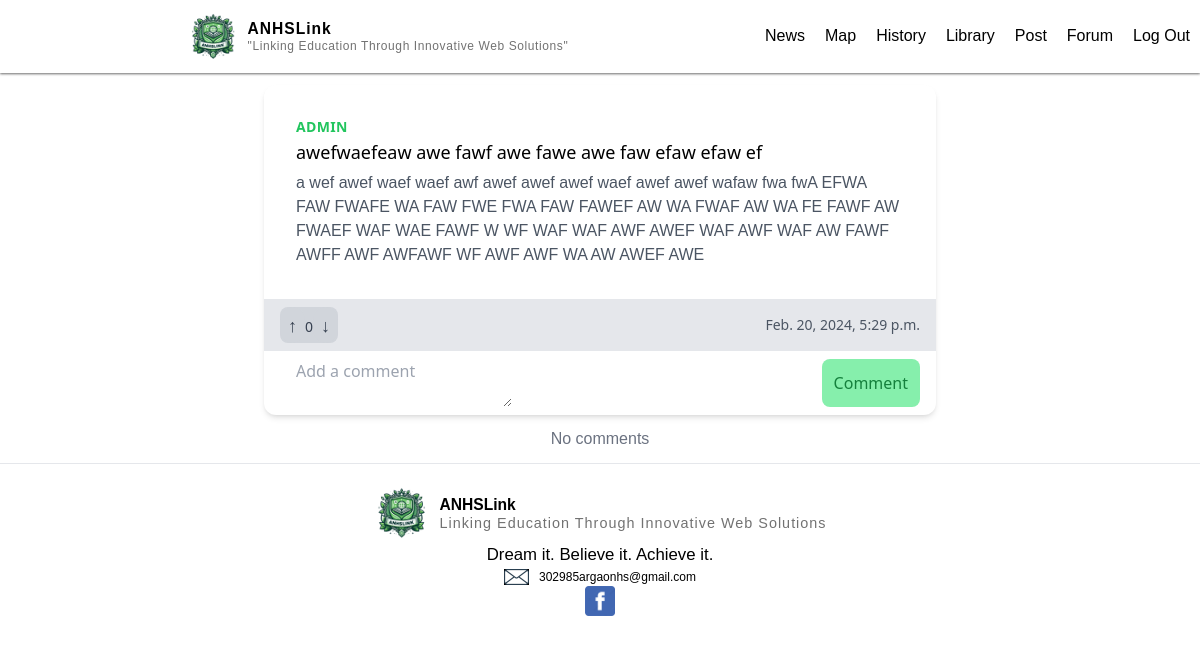
The app's page /forum/19/ (signed in), older data.
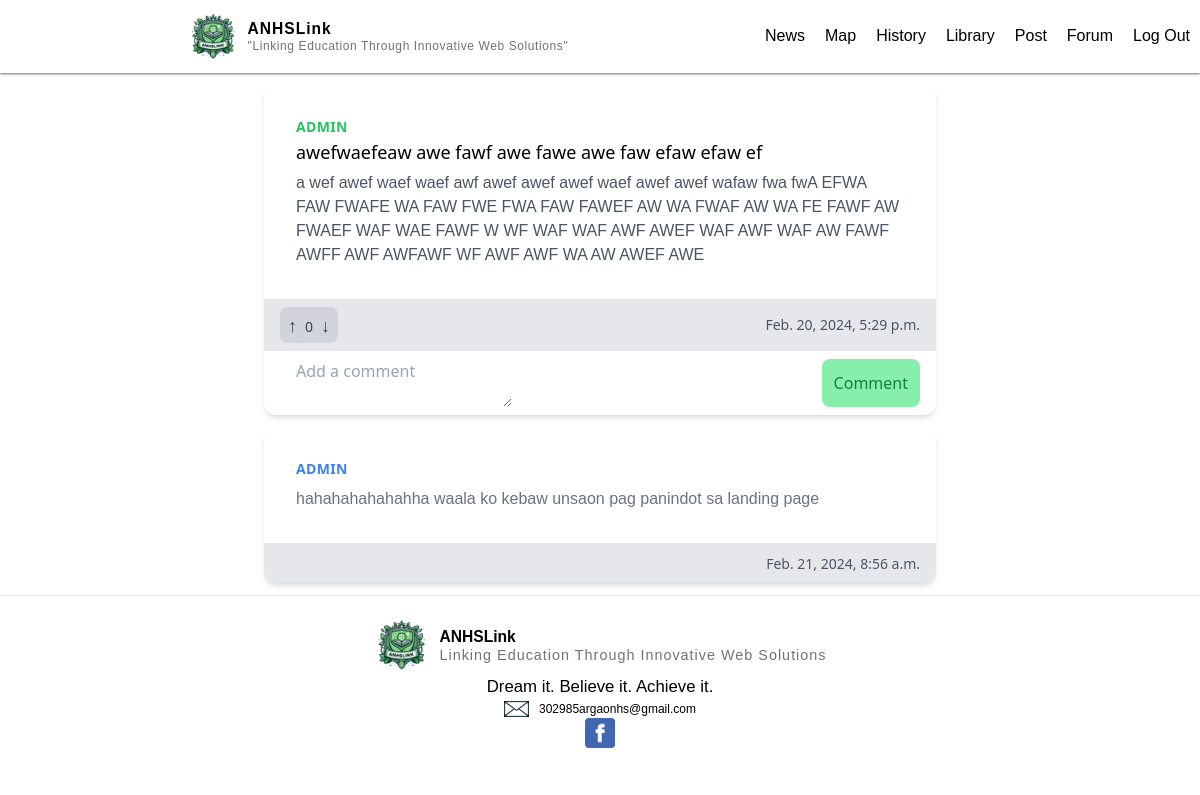
The same page, newer data.
### main/models.py (models this page shows, shortened)
class Forum (models.Model):
    author = models.ForeignKey(User, on_delete=models.CASCADE)
    title = models.CharField(max_length=50, default="")
    description = models.CharField(max_length=240, default="")
    uploaded_at = models.DateTimeField(auto_now_add=True)
    likes = models.IntegerField(default=0)

class Comment(models.Model):
    forum = models.ForeignKey(Forum, on_delete=models.CASCADE, default="", related_name='comments')
    author = models.ForeignKey(User, on_delete=models.CASCADE, default="")
    text = models.CharField(max_length=200)
    uploaded_at = models.DateTimeField(auto_now_add=True)
    likes = models.IntegerField(default=0)

### main/views.py (the view)
# urls.py: path("forum/<int:id>/", views.forum_comment, name="forum_comment"),
@login_required(login_url="/login")
def forum_comment(request, id):
    forums = Forum.objects.filter(id=id)
    forum_instance = Forum.objects.get(id=id)
    comments = forum_instance.comments.all().order_by('-uploaded_at')
    return render(request,"main/forum_about.html",{"forums":forums,"comments":comments})

### main/templates/main/forum_about.html (shortened to what this page needs)
{% extends "main/base.html" %}
{% load static %}
{% block body %}
{% for forum in forums%}
<div class="max-w-md mx-auto bg-white rounded-xl shadow-md overflow-hidden md:max-w-2xl m-3">
  <div class="md:flex">
    <div class="p-8">
      <div class="uppercase tracking-wide text-sm text-green-500 font-semibold author">{{forum.author.username}}</div>
      <a href="#" class="block mt-1 text-lg leading-tight font-medium text-black hover:underline">{{forum.title}}</a>
      <p class="mt-2 text-gray-600 ">{{forum.description}}</p>
    </div>
  </div>
  <div class="px-4 py-2 bg-gray-200 flex justify-between">
    <span class="text-sm text-gray-700 bg bg-gray-300 rounded-lg"><button
      class="px-2 py-1 text-lg font-extrabold bg-gray-300 rounded-full">&#8593;
    </button>{{forum.likes}}<button class="px-2  py-1 text-lg font-extrabold bg-gray-300 rounded-full">&#8595;
    </button></span>
    <span class="text-sm text-gray-600 flex items-center">{{forum.uploaded_at}}</span>
  </div>
  <div>
    <form method="POST" class="px-4 py-2 bg-green-200 flex justify-between" action="{% url 'comment'  %}">
      <textarea name="text" type="text" placeholder="Add a comment" class="rounded-md px-4 text-left "></textarea>
      <button type="submit" class="text-green-700 bg-green-300 px-3 rounded-lg">Comment</button>
    </form>
  </div>
</div>
{% for comment in comments %}
<div class="max-w-md mx-auto bg-white rounded-xl shadow-md overflow-hidden md:max-w-2xl m-3">
  <div class="md:flex">
    <div class="p-8 ">
      <div class="uppercase tracking-wide text-sm text-blue-500 font-semibold author">{{comment.author.username}}</div>
      <p class="mt-2 text-gray-500 size-fit ">{{comment.text}}</p>
    </div>
  </div>
  <div class="px-4 py-2 bg-gray-200 text-right ">
    <span class="text-sm text-gray-600  ">{{comment.uploaded_at}}</span>
  </div>
</div>
{%empty%}
<p class="m-3 text-center text-gray-500">No comments</p>
{% endfor%}
{% endfor %}
{% endblock %}

### main/templates/main/base.html (shortened to what this page needs)
{% load static %}
<!DOCTYPE html>
<html lang="en">
<head>
    <link rel="stylesheet" href="{% static 'css/main.css' %}">
    <link href="{% static 'styles/styles.css' %}" rel="stylesheet" type="text/css">
</head>
<body>
    <div class="page">
        <div class="head_container">
            <div class="branding">
                <img class="logo" src="{% static 'pictures/ANHSLink_logo.png' %}" alt="ANHS LOGO" width="7%">
                <div class="site-identity">
                    <p class="site-title">ANHSLink</p>
                    <p class="site-description">"Linking Education Through Innovative Web Solutions"</p>
                </div>
            </div>
            <div class="information flex justify-center space-x-">
                <a class="" href="{% url 'home' %}">
                    <p>News</p>
                </a>
                <a href="{% url 'map' %}">
                    <p>Map</p>
                </a>
                <a href="{% url 'history' %}">
                    <p>History</p>
                </a>
                <a href="{% url 'library' %}">
                    <p>Library</p>
                </a>
                <a href="{% url 'create_forum' %}">
                    <p>Post</p>
                </a>
                <a href="{% url 'forum' %}">
                    <p>Forum</p>
                </a>
                <form action="{% url 'logout' %}" method="post">
                    <button type="submit"><p>Log Out</p></button>
                </form>
            </div>
        </div>
        {% block body %} {% endblock %}
        <footer>
            <div class="footer_container">
                <div class="branding_footer_whole">
                    <div class="branding_footer">
                        <img class="logo" src="{% static 'pictures/ANHSLink_logo.png' %}" alt="ANHS LOGO" width="5%"
                            height="10%">
                        <div class="site-identity_footer">
                            <p class="site-title_footer">ANHSLink</p>
                            <p class="site-description_footer">Linking Education Through Innovative Web Solutions</p>
                        </div>
                    </div>
                    <div class="branding_footer_motto">
                        Dream it. Believe it. Achieve it.
                    </div>
                    <div class="socials_footer">
                        <div class="heading">
                            <div class="quick_email">
                                <img class="contact_logo" src="{% static 'pictures/GMAIL_LOGO.png' %}" alt="gmail_logo"
                                    width="1rem">
                                <p class="contacts">302985argaonhs@gmail.com</p>
                            </div>
                        </div>
                        <a href="https://www.facebook.com/profile.php?id=100063811972895" target="_blank">
                            <img src="{% static 'pictures/FB_LOGO.png' %}" alt="fb_logo" width="30vw" height="30vh">
                        </a>
                    </div>
                </div>
            </div>
        </footer>
    </div>
</body>
</html>

### authentication/static/css/main.css (style rules this page uses)
html, :host { line-height: 1.5; -webkit-text-size-adjust: 100%; -moz-tab-size: 4; -o-tab-size: 4; tab-size: 4; font-family: ui-sans-serif, system-ui, sans-serif, "Apple Color Emoji", "Segoe UI Emoji", "Segoe UI Symbol", "Noto Color Emoji"; font-feature-settings: normal; font-variation-settings: normal; -webkit-tap-highlight-color: transparent; }
body { margin: 0; line-height: inherit; }
a { color: inherit; text-decoration: inherit; }
button, input, optgroup, select, textarea { font-family: inherit; font-feature-settings: inherit; font-variation-settings: inherit; font-size: 100%; font-weight: inherit; line-height: inherit; color: inherit; margin: 0; padding: 0; }
button, select { text-transform: none; }
button, [type='button'], [type='reset'], [type='submit'] { -webkit-appearance: button; background-color: transparent; background-image: none; }
blockquote, dl, dd, h1, h2, h3, h4, h5, h6, hr, figure, p, pre { margin: 0; }
textarea { resize: vertical; }
input::placeholder, textarea::placeholder { opacity: 1; color: #9ca3af; }
button, [role="button"] { cursor: pointer; }
img, svg, video, canvas, audio, iframe, embed, object { display: block; vertical-align: middle; }
img, video { max-width: 100%; height: auto; }
.m-3 { margin: 0.75rem; }
.mx-auto { margin-left: auto; margin-right: auto; }
.mt-1 { margin-top: 0.25rem; }
.mt-2 { margin-top: 0.5rem; }
.block { display: block; }
.flex { display: flex; }
.size-fit { width: -moz-fit-content; width: fit-content; height: -moz-fit-content; height: fit-content; }
.max-w-md { max-width: 28rem; }
.items-center { align-items: center; }
.justify-center { justify-content: center; }
.justify-between { justify-content: space-between; }
.overflow-hidden { overflow: hidden; }
.rounded-full { border-radius: 9999px; }
.rounded-lg { border-radius: 0.5rem; }
.rounded-xl { border-radius: 0.75rem; }
.rounded-md { border-radius: 0.375rem; }
.bg-gray-200 { --tw-bg-opacity: 1; background-color: rgb(229 231 235 / var(--tw-bg-opacity)); }
.bg-gray-300 { --tw-bg-opacity: 1; background-color: rgb(209 213 219 / var(--tw-bg-opacity)); }
.bg-green-300 { --tw-bg-opacity: 1; background-color: rgb(134 239 172 / var(--tw-bg-opacity)); }
.bg-white { --tw-bg-opacity: 1; background-color: rgb(255 255 255 / var(--tw-bg-opacity)); }
.p-8 { padding: 2rem; }
.px-2 { padding-left: 0.5rem; padding-right: 0.5rem; }
.px-3 { padding-left: 0.75rem; padding-right: 0.75rem; }
.px-4 { padding-left: 1rem; padding-right: 1rem; }
.py-1 { padding-top: 0.25rem; padding-bottom: 0.25rem; }
.py-2 { padding-top: 0.5rem; padding-bottom: 0.5rem; }
.text-left { text-align: left; }
.text-right { text-align: right; }
.text-lg { font-size: 1.125rem; line-height: 1.75rem; }
.text-sm { font-size: 0.875rem; line-height: 1.25rem; }
.font-extrabold { font-weight: 800; }
.font-medium { font-weight: 500; }
.font-semibold { font-weight: 600; }
.uppercase { text-transform: uppercase; }
.leading-tight { line-height: 1.25; }
.tracking-wide { letter-spacing: 0.025em; }
.text-black { --tw-text-opacity: 1; color: rgb(0 0 0 / var(--tw-text-opacity)); }
.text-blue-500 { --tw-text-opacity: 1; color: rgb(59 130 246 / var(--tw-text-opacity)); }
.text-gray-500 { --tw-text-opacity: 1; color: rgb(107 114 128 / var(--tw-text-opacity)); }
.text-gray-600 { --tw-text-opacity: 1; color: rgb(75 85 99 / var(--tw-text-opacity)); }
.text-gray-700 { --tw-text-opacity: 1; color: rgb(55 65 81 / var(--tw-text-opacity)); }
.text-green-500 { --tw-text-opacity: 1; color: rgb(34 197 94 / var(--tw-text-opacity)); }
.text-green-700 { --tw-text-opacity: 1; color: rgb(21 128 61 / var(--tw-text-opacity)); }
.shadow-md { --tw-shadow: 0 4px 6px -1px rgb(0 0 0 / 0.1), 0 2px 4px -2px rgb(0 0 0 / 0.1); --tw-shadow-colored: 0 4px 6px -1px var(--tw-shadow-color), 0 2px 4px -2px var(--tw-shadow-color); box-shadow: var(--tw-ring-offset-shadow, 0 0 #0000), var(--tw-ring-shadow, 0 0 #0000), var(--tw-shadow); }
@media (min-width: 768px) { .md\:flex { display: flex; } }
@media (min-width: 768px) { .md\:max-w-2xl { max-width: 42rem; } }

Row changes from the older to the newer data that the page shows:
shown differently, row unchanged: Forum "awefwaefeaw awe fawf awe fawe awe faw efaw efaw ef": no longer shows "No comments"
added Comment: author.username "ADMIN", text "hahahahahahahha waala ko kebaw unsaon pag panindot sa landing page", uploaded_at "Feb. 21, 2024, 8:56 a.m."
